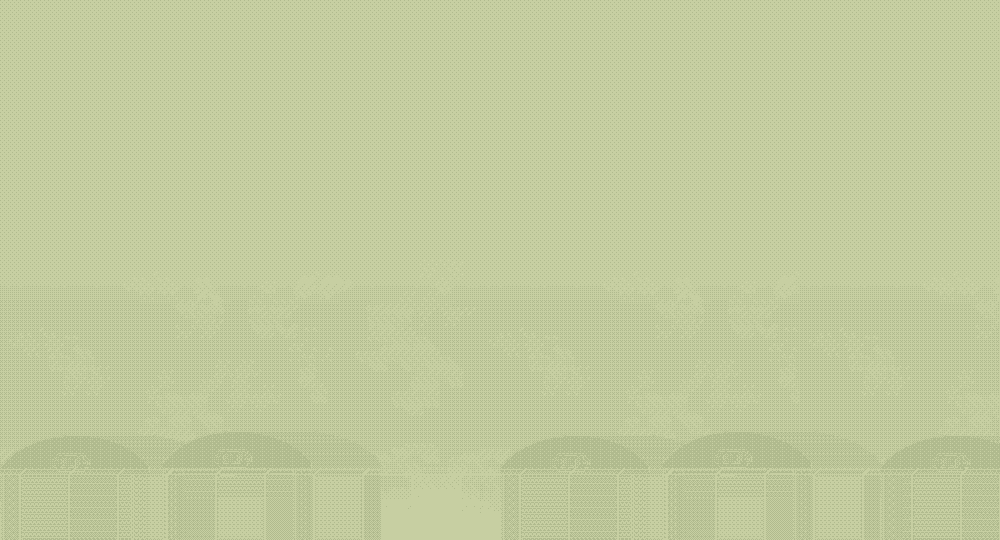

This game map was drawn from its Tiled (.tmx) file and the tilesets committed beside it. A one-line description and the trimmed map source follow:
An orthogonal 50x27 tile map with 20x20 px tiles, 3 tile layers (bg, bg2, bg3).

<map version="1.0" orientation="orthogonal" width="50" height="27" tilewidth="20" tileheight="20">
 <tileset firstgid="1" name="bgtiles_military" tilewidth="20" tileheight="20">
  <image source="../../../../../SuperLemonadeFactory1989Content/Lemonade/bgtiles_military.png" width="700" height="500" />
 </tileset>
 <layer name="bg" width="50" height="27">
  <data>[1350 cells, 1350 non-empty, 359 distinct tile ids]</data>
 </layer>
 <layer name="bg2" width="50" height="27">
  <data>[1350 cells, 270 non-empty, 120 distinct tile ids]</data>
 </layer>
 <layer name="bg3" width="50" height="27">
  <data>[1350 cells, 200 non-empty, 96 distinct tile ids]</data>
 </layer>
</map>
